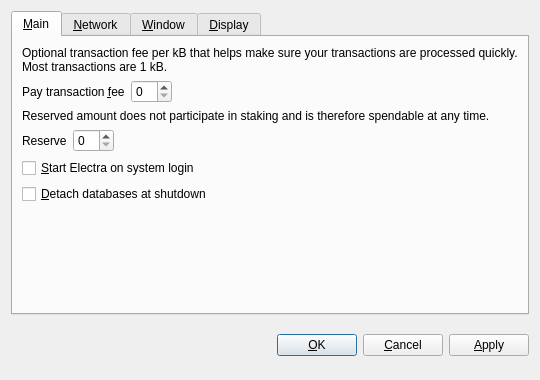
<?xml version="1.0" encoding="UTF-8"?>
<ui version="4.0">
 <class>OptionsDialog</class>
 <widget class="QDialog" name="OptionsDialog">
  <property name="geometry">
   <rect>
    <x>0</x>
    <y>0</y>
    <width>540</width>
    <height>380</height>
   </rect>
  </property>
  <property name="windowTitle">
   <string>Options</string>
  </property>
  <property name="modal">
   <bool>true</bool>
  </property>
  <layout class="QVBoxLayout" name="verticalLayout">
   <item>
    <widget class="QTabWidget" name="tabWidget">
     <property name="tabPosition">
      <enum>QTabWidget::North</enum>
     </property>
     <property name="currentIndex">
      <number>0</number>
     </property>
     <widget class="QWidget" name="tabMain">
      <attribute name="title">
       <string>&amp;Main</string>
      </attribute>
      <layout class="QVBoxLayout" name="verticalLayout_Main">
       <item>
        <widget class="QLabel" name="transactionFeeInfoLabel">
         <property name="text">
          <string>Optional transaction fee per kB that helps make sure your transactions are processed quickly. Most transactions are 1 kB.</string>
         </property>
         <property name="textFormat">
          <enum>Qt::PlainText</enum>
         </property>
         <property name="wordWrap">
          <bool>true</bool>
         </property>
        </widget>
       </item>
       <item>
        <layout class="QHBoxLayout" name="horizontalLayoutFee">
         <item>
          <widget class="QLabel" name="transactionFeeLabel">
           <property name="text">
            <string>Pay transaction &amp;fee</string>
           </property>
           <property name="textFormat">
            <enum>Qt::PlainText</enum>
           </property>
           <property name="buddy">
            <cstring>transactionFee</cstring>
           </property>
          </widget>
         </item>
         <item>
          <widget class="ElectraAmountField" name="transactionFee"/>
         </item>
         <item>
          <spacer name="horizontalSpacerFee">
           <property name="orientation">
            <enum>Qt::Horizontal</enum>
           </property>
           <property name="sizeHint" stdset="0">
            <size>
             <width>40</width>
             <height>20</height>
            </size>
           </property>
          </spacer>
         </item>
        </layout>
       </item>
       <item>
        <widget class="QLabel" name="reserveBalanceInfoLabel">
         <property name="text">
          <string>Reserved amount does not participate in staking and is therefore spendable at any time.</string>
         </property>
         <property name="textFormat">
          <enum>Qt::PlainText</enum>
         </property>
         <property name="wordWrap">
          <bool>true</bool>
         </property>
        </widget>
       </item>
       <item>
        <layout class="QHBoxLayout" name="horizontalLayoutReserveBalance">
         <item>
          <widget class="QLabel" name="reserveBalanceLabel">
           <property name="text">
            <string>Reserve</string>
           </property>
           <property name="textFormat">
            <enum>Qt::PlainText</enum>
           </property>
           <property name="buddy">
            <cstring>reserveBalance</cstring>
           </property>
          </widget>
         </item>
         <item>
          <widget class="ElectraAmountField" name="reserveBalance"/>
         </item>
         <item>
          <spacer name="horizontalSpacerReserveBalance">
           <property name="orientation">
            <enum>Qt::Horizontal</enum>
           </property>
           <property name="sizeHint" stdset="0">
            <size>
             <width>40</width>
             <height>20</height>
            </size>
           </property>
          </spacer>
         </item>
        </layout>
       </item>
       <item>
        <widget class="QCheckBox" name="ElectraAtStartup">
         <property name="toolTip">
          <string>Automatically start Electra after logging in to the system.</string>
         </property>
         <property name="text">
          <string>&amp;Start Electra on system login</string>
         </property>
        </widget>
       </item>
       <item>
        <widget class="QCheckBox" name="detachDatabases">
         <property name="toolTip">
          <string>Detach block and address databases at shutdown. This means they can be moved to another data directory, but it slows down shutdown. The wallet is always detached.</string>
         </property>
         <property name="text">
          <string>&amp;Detach databases at shutdown</string>
         </property>
        </widget>
       </item>
       <item>
        <spacer name="verticalSpacer_Main">
         <property name="orientation">
          <enum>Qt::Vertical</enum>
         </property>
         <property name="sizeHint" stdset="0">
          <size>
           <width>20</width>
           <height>40</height>
          </size>
         </property>
        </spacer>
       </item>
      </layout>
     </widget>
     <widget class="QWidget" name="tabNetwork">
      <attribute name="title">
       <string>&amp;Network</string>
      </attribute>
      <layout class="QVBoxLayout" name="verticalLayout_Network">
       <item>
        <widget class="QCheckBox" name="mapPortUpnp">
         <property name="toolTip">
          <string>Automatically open the Electra client port on the router. This only works when your router supports UPnP and it is enabled.</string>
         </property>
         <property name="text">
          <string>Map port using &amp;UPnP</string>
         </property>
        </widget>
       </item>
       <item>
        <widget class="QCheckBox" name="connectSocks">
         <property name="toolTip">
          <string>Connect to the Electra network through a SOCKS proxy (e.g. when connecting through Tor).</string>
         </property>
         <property name="text">
          <string>&amp;Connect through SOCKS proxy:</string>
         </property>
        </widget>
       </item>
       <item>
        <layout class="QHBoxLayout" name="horizontalLayout_Network">
         <item>
          <widget class="QLabel" name="proxyIpLabel">
           <property name="text">
            <string>Proxy &amp;IP:</string>
           </property>
           <property name="textFormat">
            <enum>Qt::PlainText</enum>
           </property>
           <property name="buddy">
            <cstring>proxyIp</cstring>
           </property>
          </widget>
         </item>
         <item>
          <widget class="QValidatedLineEdit" name="proxyIp">
           <property name="maximumSize">
            <size>
             <width>140</width>
             <height>16777215</height>
            </size>
           </property>
           <property name="toolTip">
            <string>IP address of the proxy (e.g. 127.0.0.1)</string>
           </property>
          </widget>
         </item>
         <item>
          <widget class="QLabel" name="proxyPortLabel">
           <property name="text">
            <string>&amp;Port:</string>
           </property>
           <property name="textFormat">
            <enum>Qt::PlainText</enum>
           </property>
           <property name="buddy">
            <cstring>proxyPort</cstring>
           </property>
          </widget>
         </item>
         <item>
          <widget class="QLineEdit" name="proxyPort">
           <property name="maximumSize">
            <size>
             <width>55</width>
             <height>16777215</height>
            </size>
           </property>
           <property name="toolTip">
            <string>Port of the proxy (e.g. 9050)</string>
           </property>
          </widget>
         </item>
         <item>
          <widget class="QLabel" name="socksVersionLabel">
           <property name="text">
            <string>SOCKS &amp;Version:</string>
           </property>
           <property name="textFormat">
            <enum>Qt::PlainText</enum>
           </property>
           <property name="buddy">
            <cstring>socksVersion</cstring>
           </property>
          </widget>
         </item>
         <item>
          <widget class="QValueComboBox" name="socksVersion">
           <property name="toolTip">
            <string>SOCKS version of the proxy (e.g. 5)</string>
           </property>
          </widget>
         </item>
         <item>
          <spacer name="horizontalSpacer_Network">
           <property name="orientation">
            <enum>Qt::Horizontal</enum>
           </property>
           <property name="sizeHint" stdset="0">
            <size>
             <width>40</width>
             <height>20</height>
            </size>
           </property>
          </spacer>
         </item>
        </layout>
       </item>
       <item>
        <spacer name="verticalSpacer_Network">
         <property name="orientation">
          <enum>Qt::Vertical</enum>
         </property>
         <property name="sizeHint" stdset="0">
          <size>
           <width>20</width>
           <height>40</height>
          </size>
         </property>
        </spacer>
       </item>
      </layout>
     </widget>
     <widget class="QWidget" name="tabWindow">
      <attribute name="title">
       <string>&amp;Window</string>
      </attribute>
      <layout class="QVBoxLayout" name="verticalLayout_Window">
       <item>
        <widget class="QCheckBox" name="minimizeToTray">
         <property name="toolTip">
          <string>Show only a tray icon after minimizing the window.</string>
         </property>
         <property name="text">
          <string>&amp;Minimize to the tray instead of the taskbar</string>
         </property>
        </widget>
       </item>
       <item>
        <widget class="QCheckBox" name="minimizeOnClose">
         <property name="toolTip">
          <string>Minimize instead of exit the application when the window is closed. When this option is enabled, the application will be closed only after selecting Quit in the menu.</string>
         </property>
         <property name="text">
          <string>M&amp;inimize on close</string>
         </property>
        </widget>
       </item>
       <item>
        <spacer name="verticalSpacer_Window">
         <property name="orientation">
          <enum>Qt::Vertical</enum>
         </property>
         <property name="sizeHint" stdset="0">
          <size>
           <width>20</width>
           <height>40</height>
          </size>
         </property>
        </spacer>
       </item>
      </layout>
     </widget>
     <widget class="QWidget" name="tabDisplay">
      <attribute name="title">
       <string>&amp;Display</string>
      </attribute>
      <layout class="QVBoxLayout" name="verticalLayout_Display">
       <item>
        <layout class="QHBoxLayout" name="horizontalLayout_1_Display">
         <item>
          <widget class="QLabel" name="langLabel">
           <property name="text">
            <string>User Interface &amp;language:</string>
           </property>
           <property name="textFormat">
            <enum>Qt::PlainText</enum>
           </property>
           <property name="buddy">
            <cstring>lang</cstring>
           </property>
          </widget>
         </item>
         <item>
          <widget class="QValueComboBox" name="lang">
           <property name="toolTip">
            <string>The user interface language can be set here. This setting will take effect after restarting Electra.</string>
           </property>
          </widget>
         </item>
        </layout>
       </item>
       <item>
        <layout class="QHBoxLayout" name="horizontalLayout_2_Display">
         <item>
          <widget class="QLabel" name="unitLabel">
           <property name="text">
            <string>&amp;Unit to show amounts in:</string>
           </property>
           <property name="textFormat">
            <enum>Qt::PlainText</enum>
           </property>
           <property name="buddy">
            <cstring>unit</cstring>
           </property>
          </widget>
         </item>
         <item>
          <widget class="QValueComboBox" name="unit">
           <property name="toolTip">
            <string>Choose the default subdivision unit to show in the interface and when sending coins.</string>
           </property>
          </widget>
         </item>
        </layout>
       </item>
       <item>
        <widget class="QCheckBox" name="displayAddresses">
         <property name="toolTip">
          <string>Whether to show Electra addresses in the transaction list or not.</string>
         </property>
         <property name="text">
          <string>&amp;Display addresses in transaction list</string>
         </property>
        </widget>
       </item>
       <item>
        <widget class="QCheckBox" name="coinControlFeatures">
         <property name="toolTip">
          <string>Whether to show coin control features or not.</string>
         </property>
         <property name="text">
          <string>Display coin &amp;control features (experts only!)</string>
         </property>
        </widget>
       </item>
       <item>
        <spacer name="verticalSpacer_Display">
         <property name="orientation">
          <enum>Qt::Vertical</enum>
         </property>
         <property name="sizeHint" stdset="0">
          <size>
           <width>20</width>
           <height>40</height>
          </size>
         </property>
        </spacer>
       </item>
      </layout>
     </widget>
    </widget>
   </item>
   <item>
    <layout class="QHBoxLayout" name="horizontalLayout_Buttons">
     <item>
      <spacer name="horizontalSpacer_1">
       <property name="orientation">
        <enum>Qt::Horizontal</enum>
       </property>
       <property name="sizeHint" stdset="0">
        <size>
         <width>40</width>
         <height>48</height>
        </size>
       </property>
      </spacer>
     </item>
     <item>
      <widget class="QLabel" name="statusLabel">
       <property name="font">
        <font>
         <weight>75</weight>
         <bold>true</bold>
        </font>
       </property>
       <property name="text">
        <string/>
       </property>
       <property name="textFormat">
        <enum>Qt::PlainText</enum>
       </property>
       <property name="wordWrap">
        <bool>true</bool>
       </property>
      </widget>
     </item>
     <item>
      <spacer name="horizontalSpacer_2">
       <property name="orientation">
        <enum>Qt::Horizontal</enum>
       </property>
       <property name="sizeHint" stdset="0">
        <size>
         <width>40</width>
         <height>48</height>
        </size>
       </property>
      </spacer>
     </item>
     <item>
      <widget class="QPushButton" name="okButton">
       <property name="text">
        <string>&amp;OK</string>
       </property>
      </widget>
     </item>
     <item>
      <widget class="QPushButton" name="cancelButton">
       <property name="text">
        <string>&amp;Cancel</string>
       </property>
       <property name="autoDefault">
        <bool>false</bool>
       </property>
      </widget>
     </item>
     <item>
      <widget class="QPushButton" name="applyButton">
       <property name="text">
        <string>&amp;Apply</string>
       </property>
       <property name="autoDefault">
        <bool>false</bool>
       </property>
      </widget>
     </item>
    </layout>
   </item>
  </layout>
 </widget>
 <customwidgets>
  <customwidget>
   <class>ElectraAmountField</class>
   <extends>QSpinBox</extends>
   <header>Electraamountfield.h</header>
  </customwidget>
  <customwidget>
   <class>QValueComboBox</class>
   <extends>QComboBox</extends>
   <header>qvaluecombobox.h</header>
  </customwidget>
  <customwidget>
   <class>QValidatedLineEdit</class>
   <extends>QLineEdit</extends>
   <header>qvalidatedlineedit.h</header>
  </customwidget>
 </customwidgets>
 <resources/>
 <connections/>
</ui>
